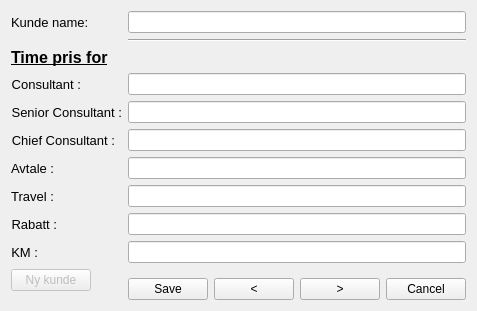
<?xml version="1.0" encoding="UTF-8"?>
<ui version="4.0">
 <class>KundeForm</class>
 <widget class="QWidget" name="KundeForm">
  <property name="geometry">
   <rect>
    <x>0</x>
    <y>0</y>
    <width>454</width>
    <height>305</height>
   </rect>
  </property>
  <property name="windowTitle">
   <string>Kunde form</string>
  </property>
  <layout class="QFormLayout" name="formLayout">
   <item row="0" column="0">
    <widget class="QLabel" name="label_kundename">
     <property name="font">
      <font>
       <pointsize>10</pointsize>
      </font>
     </property>
     <property name="text">
      <string>Kunde name:</string>
     </property>
    </widget>
   </item>
   <item row="0" column="1">
    <widget class="QLineEdit" name="lineEdit_kunde"/>
   </item>
   <item row="1" column="1">
    <widget class="Line" name="line">
     <property name="orientation">
      <enum>Qt::Horizontal</enum>
     </property>
    </widget>
   </item>
   <item row="3" column="0">
    <widget class="QLabel" name="label_Consultant">
     <property name="font">
      <font>
       <pointsize>10</pointsize>
      </font>
     </property>
     <property name="layoutDirection">
      <enum>Qt::LeftToRight</enum>
     </property>
     <property name="text">
      <string>Consultant :</string>
     </property>
     <property name="alignment">
      <set>Qt::AlignRight|Qt::AlignTrailing|Qt::AlignVCenter</set>
     </property>
    </widget>
   </item>
   <item row="3" column="1">
    <widget class="QLineEdit" name="lineEdit_consultant"/>
   </item>
   <item row="4" column="0">
    <widget class="QLabel" name="label_senior">
     <property name="font">
      <font>
       <pointsize>10</pointsize>
      </font>
     </property>
     <property name="layoutDirection">
      <enum>Qt::LeftToRight</enum>
     </property>
     <property name="text">
      <string>Senior Consultant :</string>
     </property>
     <property name="alignment">
      <set>Qt::AlignRight|Qt::AlignTrailing|Qt::AlignVCenter</set>
     </property>
    </widget>
   </item>
   <item row="4" column="1">
    <widget class="QLineEdit" name="lineEdit_senior"/>
   </item>
   <item row="5" column="0">
    <widget class="QLabel" name="label_chief">
     <property name="font">
      <font>
       <pointsize>10</pointsize>
      </font>
     </property>
     <property name="layoutDirection">
      <enum>Qt::LeftToRight</enum>
     </property>
     <property name="text">
      <string>Chief Consultant :</string>
     </property>
     <property name="alignment">
      <set>Qt::AlignRight|Qt::AlignTrailing|Qt::AlignVCenter</set>
     </property>
    </widget>
   </item>
   <item row="5" column="1">
    <widget class="QLineEdit" name="lineEdit_chief"/>
   </item>
   <item row="7" column="0">
    <widget class="QLabel" name="label_travel">
     <property name="font">
      <font>
       <pointsize>10</pointsize>
      </font>
     </property>
     <property name="layoutDirection">
      <enum>Qt::LeftToRight</enum>
     </property>
     <property name="text">
      <string>Travel :</string>
     </property>
     <property name="alignment">
      <set>Qt::AlignRight|Qt::AlignTrailing|Qt::AlignVCenter</set>
     </property>
    </widget>
   </item>
   <item row="7" column="1">
    <widget class="QLineEdit" name="lineEdit_travel"/>
   </item>
   <item row="8" column="0">
    <widget class="QLabel" name="label_rabatt">
     <property name="font">
      <font>
       <pointsize>10</pointsize>
      </font>
     </property>
     <property name="layoutDirection">
      <enum>Qt::LeftToRight</enum>
     </property>
     <property name="text">
      <string>Rabatt :</string>
     </property>
     <property name="alignment">
      <set>Qt::AlignRight|Qt::AlignTrailing|Qt::AlignVCenter</set>
     </property>
    </widget>
   </item>
   <item row="8" column="1">
    <widget class="QLineEdit" name="lineEdit_rabatt"/>
   </item>
   <item row="9" column="0">
    <widget class="QLabel" name="label_km">
     <property name="font">
      <font>
       <pointsize>10</pointsize>
      </font>
     </property>
     <property name="layoutDirection">
      <enum>Qt::LeftToRight</enum>
     </property>
     <property name="text">
      <string>KM :</string>
     </property>
     <property name="alignment">
      <set>Qt::AlignRight|Qt::AlignTrailing|Qt::AlignVCenter</set>
     </property>
    </widget>
   </item>
   <item row="9" column="1">
    <widget class="QLineEdit" name="lineEdit_km"/>
   </item>
   <item row="11" column="1">
    <layout class="QHBoxLayout" name="horizontalLayout">
     <property name="spacing">
      <number>6</number>
     </property>
     <property name="topMargin">
      <number>9</number>
     </property>
     <property name="bottomMargin">
      <number>0</number>
     </property>
     <item>
      <widget class="QPushButton" name="Button_save">
       <property name="text">
        <string>Save</string>
       </property>
      </widget>
     </item>
     <item>
      <widget class="QPushButton" name="Button_left">
       <property name="text">
        <string>&lt;</string>
       </property>
      </widget>
     </item>
     <item>
      <widget class="QPushButton" name="Button_right">
       <property name="text">
        <string>&gt;</string>
       </property>
      </widget>
     </item>
     <item>
      <widget class="QPushButton" name="Button_cancel">
       <property name="text">
        <string>Cancel</string>
       </property>
      </widget>
     </item>
    </layout>
   </item>
   <item row="2" column="0" colspan="2">
    <widget class="QLabel" name="label_timeprisfor">
     <property name="font">
      <font>
       <pointsize>12</pointsize>
       <weight>75</weight>
       <bold>true</bold>
       <underline>true</underline>
      </font>
     </property>
     <property name="text">
      <string>Time pris for</string>
     </property>
    </widget>
   </item>
   <item row="6" column="0">
    <widget class="QLabel" name="label_avtale">
     <property name="font">
      <font>
       <pointsize>10</pointsize>
      </font>
     </property>
     <property name="text">
      <string>Avtale :</string>
     </property>
    </widget>
   </item>
   <item row="6" column="1">
    <widget class="QLineEdit" name="lineEdit_avtale"/>
   </item>
   <item row="11" column="0">
    <widget class="QPushButton" name="Button_nykunde">
     <property name="enabled">
      <bool>false</bool>
     </property>
     <property name="text">
      <string>Ny kunde</string>
     </property>
    </widget>
   </item>
  </layout>
 </widget>
 <tabstops>
  <tabstop>lineEdit_kunde</tabstop>
  <tabstop>lineEdit_consultant</tabstop>
  <tabstop>lineEdit_senior</tabstop>
  <tabstop>lineEdit_chief</tabstop>
  <tabstop>lineEdit_avtale</tabstop>
  <tabstop>lineEdit_travel</tabstop>
  <tabstop>lineEdit_rabatt</tabstop>
  <tabstop>lineEdit_km</tabstop>
  <tabstop>Button_save</tabstop>
  <tabstop>Button_left</tabstop>
  <tabstop>Button_right</tabstop>
  <tabstop>Button_cancel</tabstop>
 </tabstops>
 <resources/>
 <connections/>
</ui>
